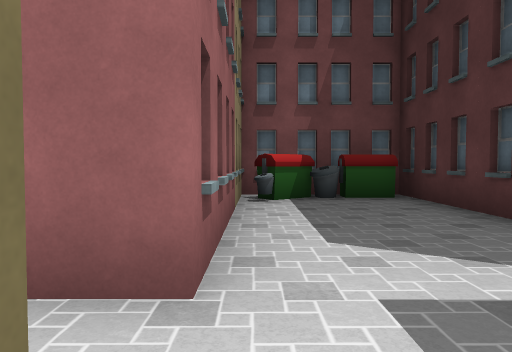
View 1 (above)

24 first-person views from a walk through a Unity game level. The camera is 1.3 m above the floor, tilts 2° down and sees 70° across. The floor is counted in squares, 2 m on a side. Each view is taken from the middle of a square. On the plan, view 1 faces up. The plan holds only what a view shows up to about 11 squares ahead; the rest is blank. The place goes on beyond the plan. The player is left out. Some surface patterns are stand-ins.

View 2
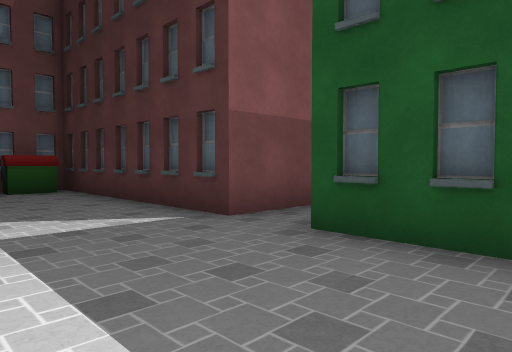

View 3
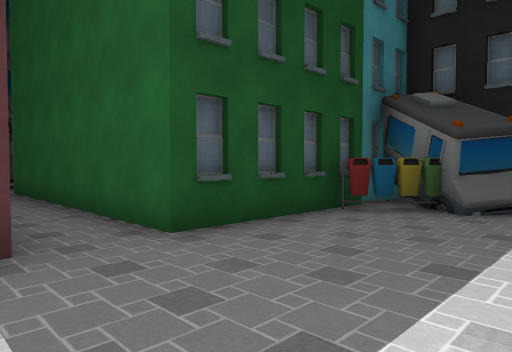

View 4
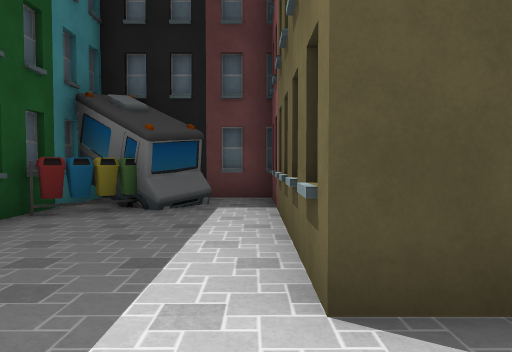

View 5
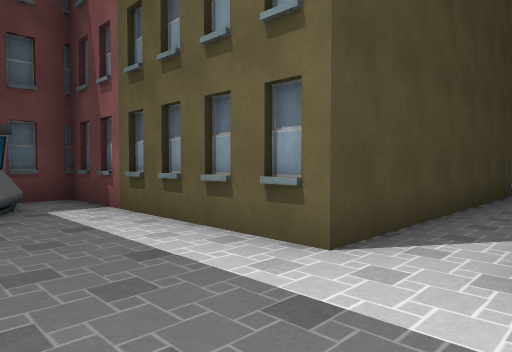

View 6
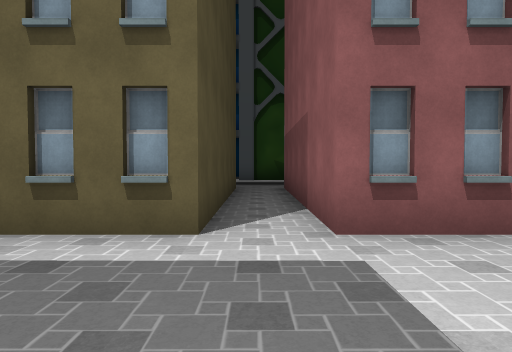

View 7
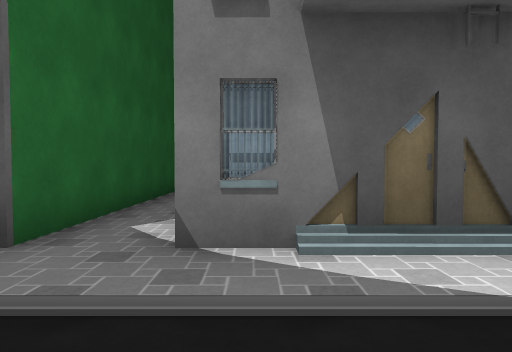

View 8
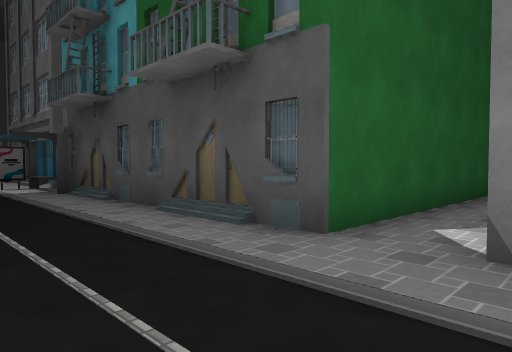

View 9
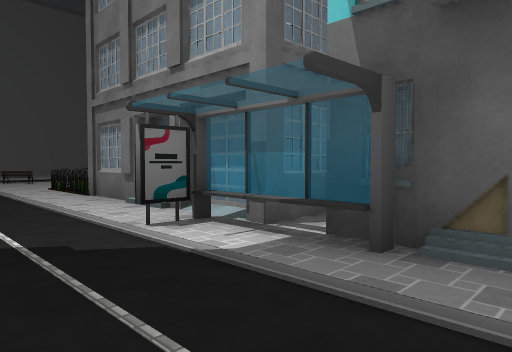

View 10
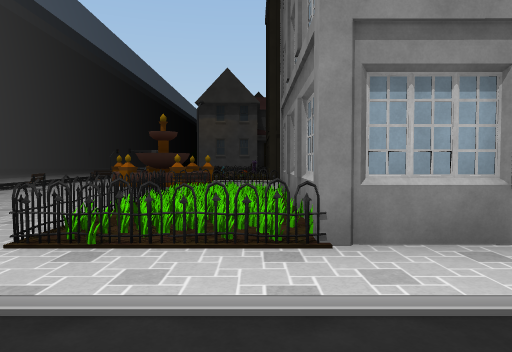

View 11
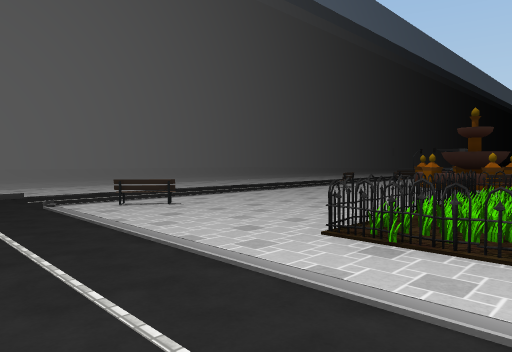

View 12
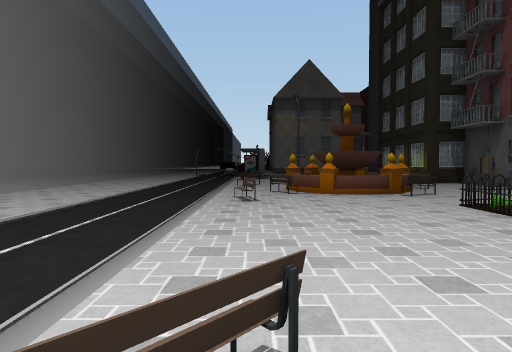

View 13
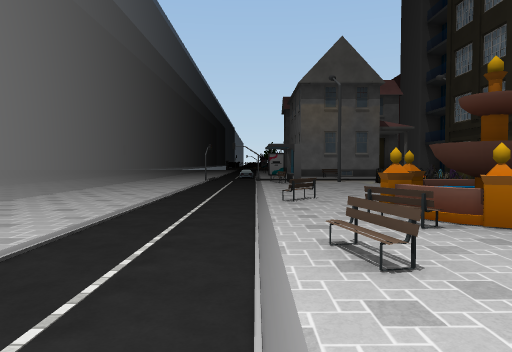

View 14
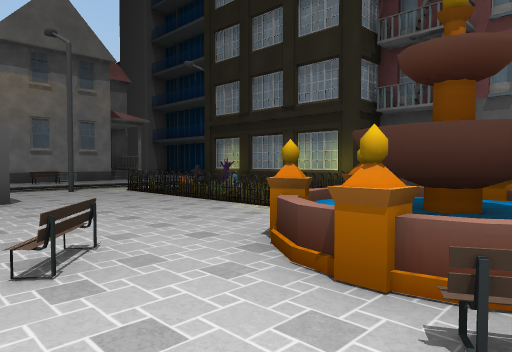

View 15
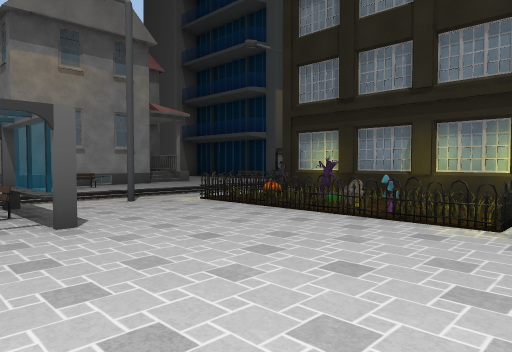

View 16
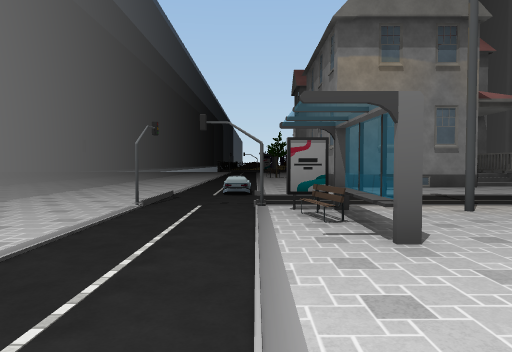

View 17
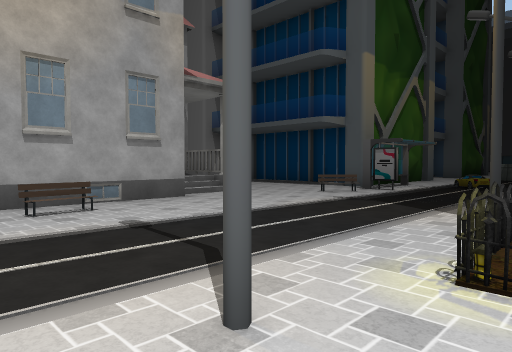

View 18
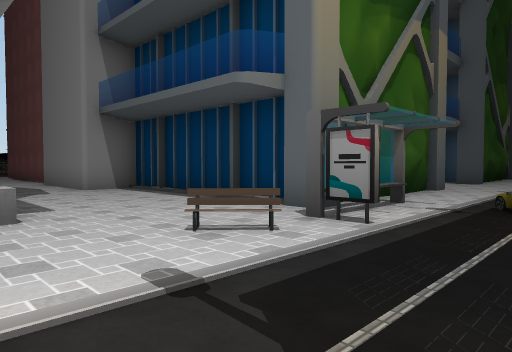

View 19
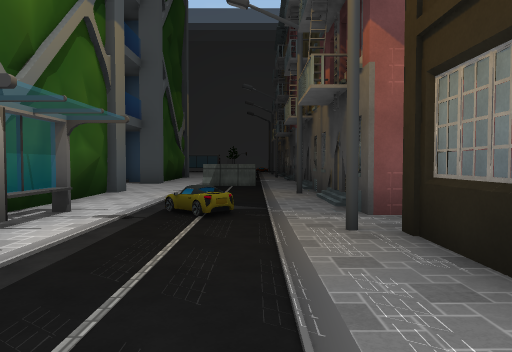

View 20
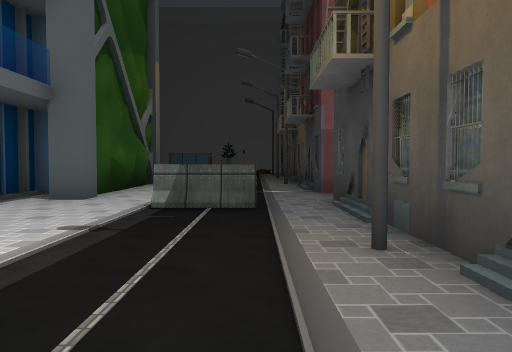

View 21
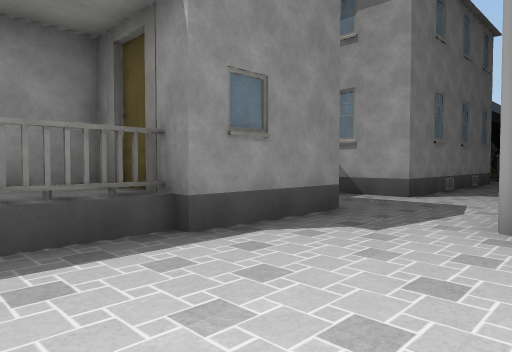

View 22
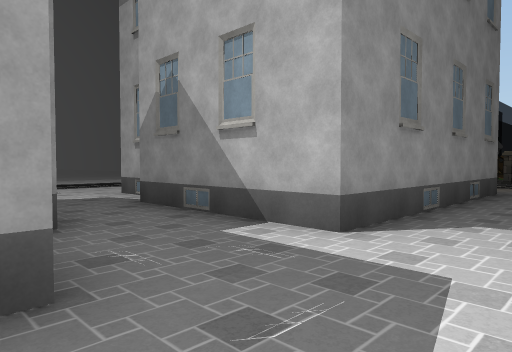

View 23
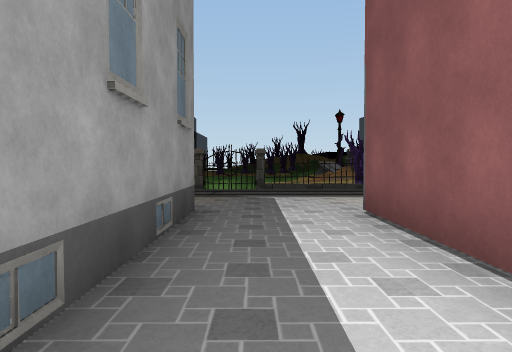

View 24
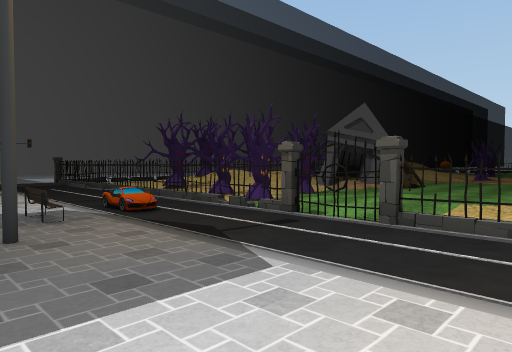

### Floor plan
Key: @ floor where view 1 was taken; # wall or solid block; x gap in a wall; . main floor; : floor 0.5 m higher than the main floor; / step, stairs or slope; = window, fence, low wall or low ledge; O other object.
Columns run from 32 left of view 1 to 12 right of it. Each row starts with its distance up from view 1.
  8                                 ####
  7                                 OOO#
  6                                 O..#
  5                      #   O      ...#
  4                      #   .      ...#     #.
  3                      #  ..     #...O     #..
  2                    ###. ..######...##    #...
  1                    #.#. .....................
  0                     ... ..######@..#######...
 -1                     ...OO.#    #...#     #...
 -2                      .....#     ...#     #..
 -3                      #...O#     ..OO     #..
 -4                      #....#     OOO#     #..
 -5                      #....#     ##       #...
 -6                     ##....##            ##...
 -7 OO#            ######=.....             #=...
 -8   x.. .     #O##.....=O..O#         #   ##O..
 -9   x........ ..............#         #    #..
-10  .O..................O....#         #    /..
-11  .O...#######..###OO......#    ##   #    #..
-12  .x...#     #..  #  .....### #O....  #O#OO..
-13 OO#...      #.#  ####....OOOO OO....O   OOO..
-14  .#O..      #.      #....OO OOO.OOO.O   OOO..
-15 OO=...      ..      #....OOOOOOOOOO.OOOOOO...
-16 OO=..      #..      #O...#O.O.O.OOO.....O....
-17  O#..      ...        ...........OO.........
-18  .x..      ..      ......OOO...:O.O.O....O..
-19   x.       ..      ...O.#...................
-20            ..      .........................
-21                    .....#...................
-22                    ........................
-23                    ....... .........   ....

Where each view was taken, in squares from view 1:
view 1: 0 up, 0 right, facing up
view 2: 2 down, 0 right, facing up-right
view 3: 2 up, 0 right, facing down-right
view 4: 2 up, 0 right, facing down
view 5: 2 up, 2 right, facing down-left
view 6: 1 up, 3 right, facing left
view 7: 2 up, 12 right, facing left
view 8: 2 up, 12 right, facing down-left
view 9: 5 down, 12 right, facing down-left
view 10: 13 down, 12 right, facing left
view 11: 13 down, 12 right, facing down-left
view 12: 18 down, 10 right, facing left
view 13: 19 down, 6 right, facing left
view 14: 19 down, 2 right, facing up-left
view 15: 19 down, 1 left, facing up-left
view 16: 19 down, 2 left, facing left
view 17: 17 down, 6 left, facing up-left
view 18: 12 down, 8 left, facing up-left
view 19: 11 down, 8 left, facing up
view 20: 6 down, 8 left, facing up
view 21: 8 down, 13 left, facing down-left
view 22: 9 down, 17 left, facing down-left
view 23: 10 down, 21 left, facing left
view 24: 8 down, 26 left, facing down-left
